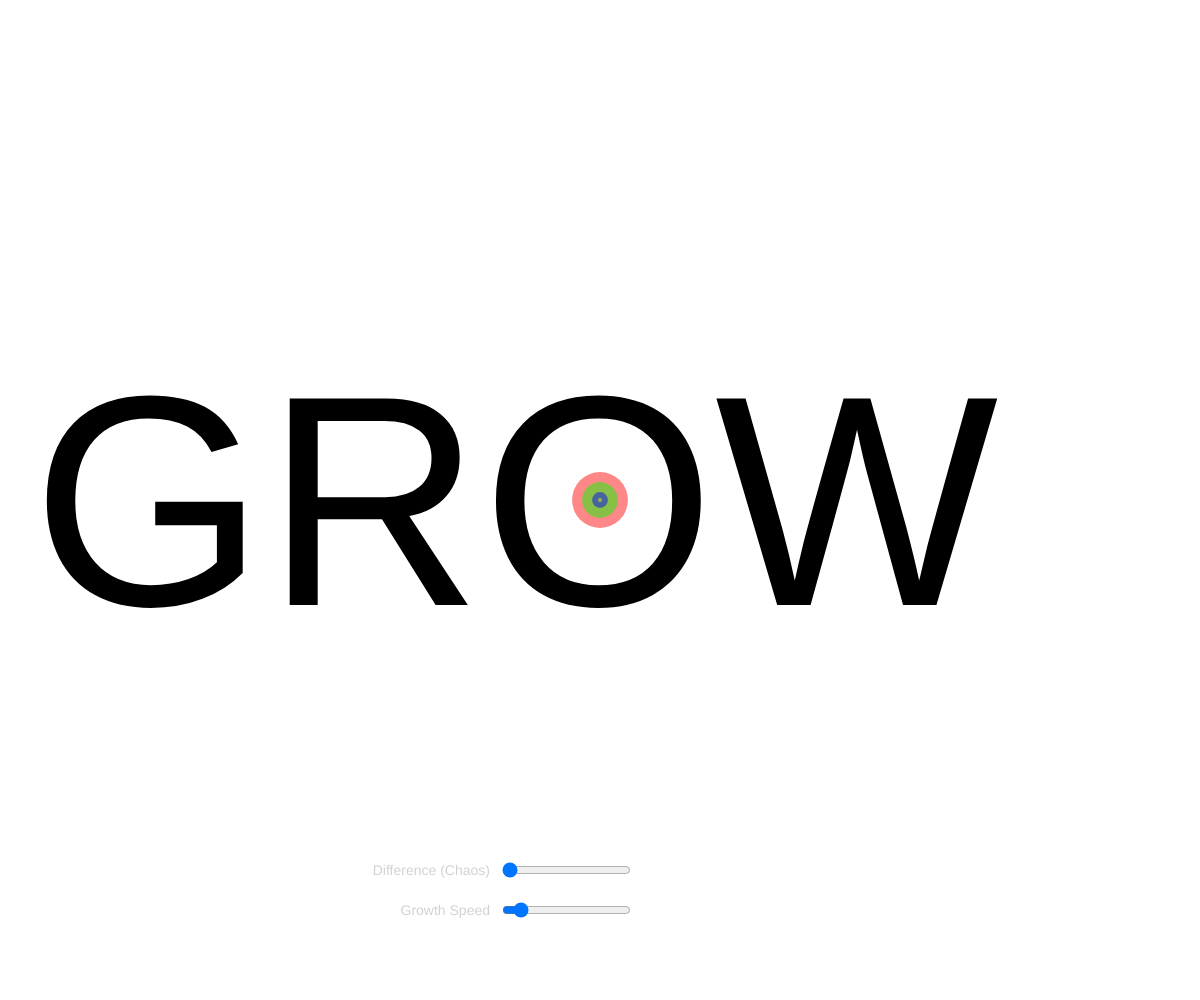
Frame 1 (no input)
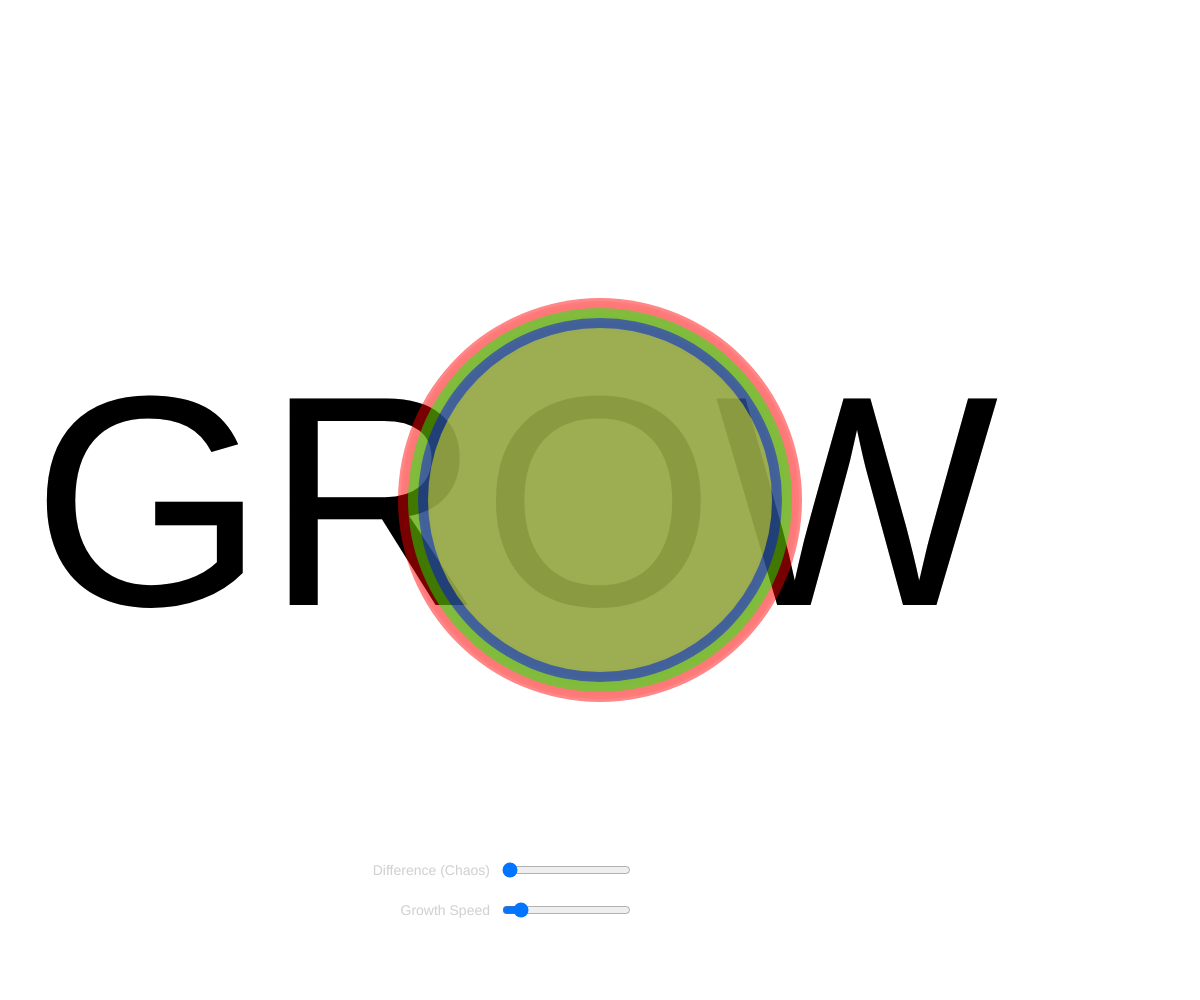
Frame 60 (no input)
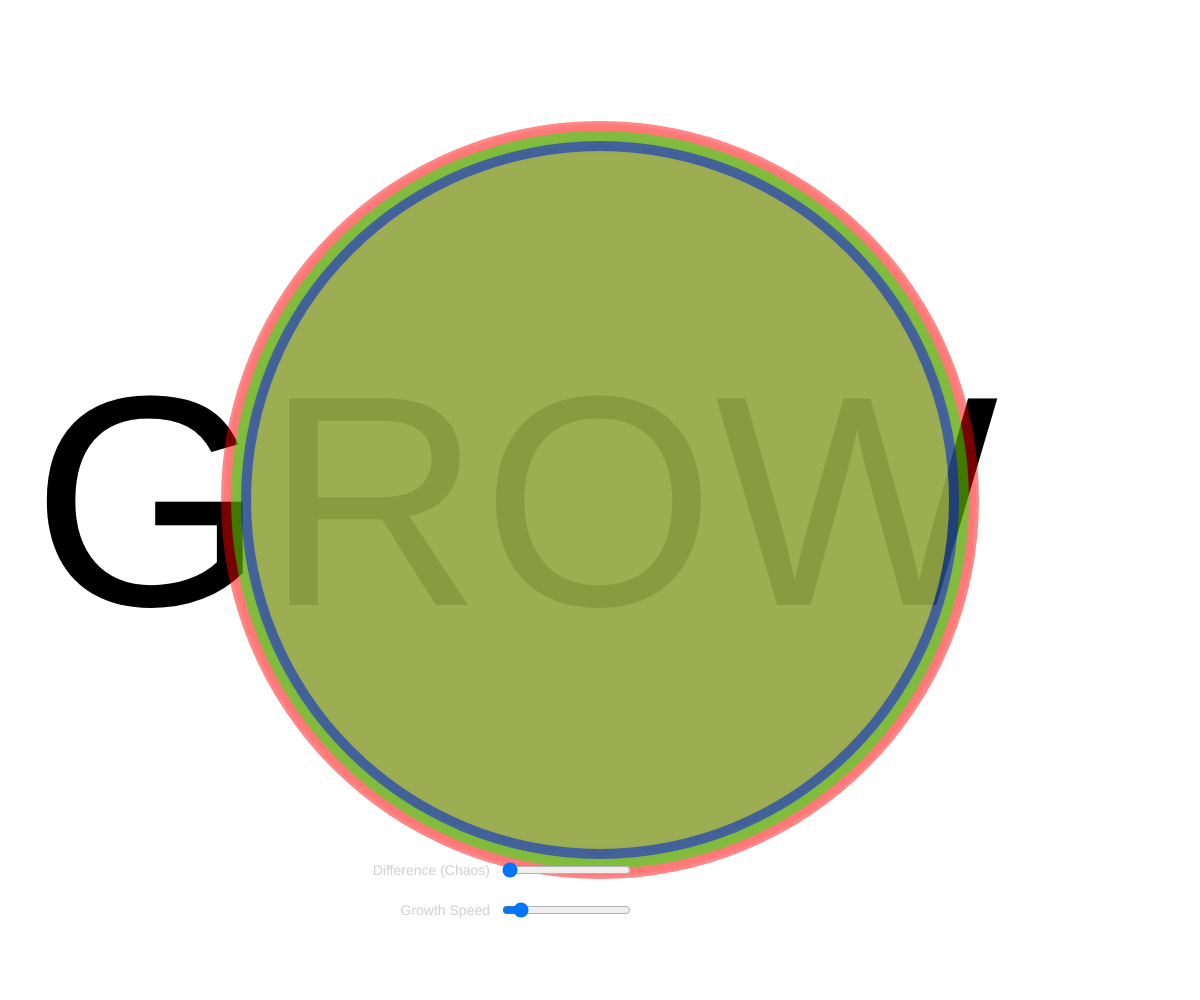
Frame 120 (the mouse pressed at the canvas centre since frame 60)

The p5.js sketch that drew these frames (run headless with seeded random() and noise() and a simulated clock; from frame 60 on, the mouse is pressed at the canvas centre):

// p5.js sketch
// ── sketch.js
// init variables
let minSize = 50;
let maxSize; // depends on screen width
let circles = [];
let growing = [];
let colors = [
  [255, 0, 0, 120],     // red
  [0, 255, 0, 120],     // green
  [0, 0, 255, 120],     // blue
  [255, 255, 0, 120]    // yellow
];



function setup() {
  createCanvas(windowWidth, windowHeight);

  // creates slider 0 - 100
  growthSlider = createSlider(0, 50, 5, 1);
  chaosSlider = createSlider(0, 50, 0, 1);

  // no outlines for circles
  noStroke();

  // set initial circles
  for (let i = 0; i < 4; i++) {
    let difference = i * 20;
    circles[i] = minSize - difference;
    growing[i] = true;
  }
}



function draw() {

  background(255, 200);

  // position of slider in bottom center of screen
  growthSlider.position(windowWidth / 2 - 100, windowHeight - 100);
  chaosSlider.position(windowWidth / 2 - 100, windowHeight - 140);

  // set max size of circles
  maxSize = windowWidth + 200;

  // map set slider values
  let speed = map(growthSlider.value(), 0, 50, 1, 50);
  let chaos = map(chaosSlider.value(), 0, 50, 0, 10);

  // log values of speed and chaos
  // console.log('Chaos Value: ' + chaos);
  // console.log('Speed Value: ' + speed);

  // create text grow
  fill(0, 0, 0);
  textSize(300);
  textAlign(CENTER);
  text('GROW', windowWidth / 2 - 85, windowHeight / 2 + 105);

  for (let i = 0; i < 4; i++) {

    // different circles get different growth when chaos kicks in
    let growthRateWithChaos = speed + (i * chaos);

    // Grow or get smaller + Check if MaxSize reached
    if (growing[i]) {
      circles[i] += growthRateWithChaos;
      if (circles[i] >= maxSize) {
        growing[i] = false;
      }
    }
    else {
      circles[i] -= growthRateWithChaos;
      if (circles[i] <= minSize) {
        growing[i] = true;
      }
    }

    // create circle
    fill(...colors[i]);
    ellipse(windowWidth / 2, windowHeight / 2, circles[i], circles[i]);
  }

  // slider names
  fill(210);
  textSize(14);
  textAlign(RIGHT);
  text('Growth Speed', growthSlider.x - 10, growthSlider.y + 15);
  text('Difference (Chaos)', chaosSlider.x - 10, chaosSlider.y + 15);

}

// resize window
function windowResized() {
  resizeCanvas(windowWidth, windowHeight);
}
// ── style.css
html,
body {
  margin: 0;
  padding: 0;
}

canvas {
  display: block;
  max-width: 100%;
  max-height: 100vh;
}

input[type=range] {
  accent-color: lightgray;
  color: white;
	background-color: rgb(210, 210, 210);
	border: 0px solid black;
  outline: transparent;
	border-radius: 15px;
	cursor: pointer;
}

input[type=range]:focus {
  outline: transparent;
}
